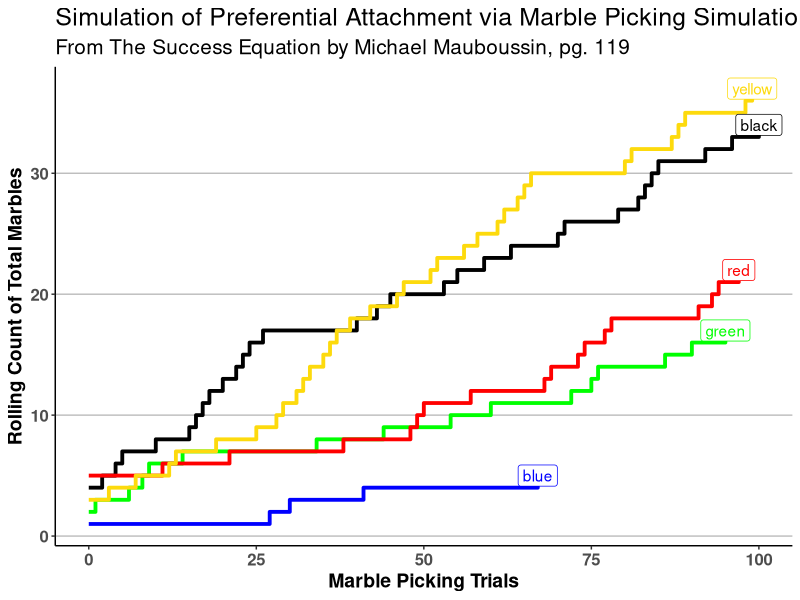

This chart was generated by the following R code:
## Simulation of preferential attachment
# from The Success Equation by Michael Mauboussin, pg. 119

### load tidyverse
library(tidyverse)

theme_set(theme_classic())

## Create the jar of marbles data
marbles <- c(
  rep("red", 5),
  rep("black", 4),
  rep("yellow", 3),
  rep("green", 2),
  rep("blue", 1)
)

table(marbles)
round(prop.table(table(marbles)), 2)

## Blind folded, you randomly select a marble from the jar. You then return that marble
# to the jar and add one of the same color

marble_picker <- sample(x = marbles,
       size = 1,
       replace = TRUE)

marble_picker

marbles_one_pick <- c(marbles, marble_picker)
table(marbles_one_pick)

## We now want to do this 100 times to see which marble ends up having the most in the jar

n_picks <- 100

jar <- c(
  rep("red", 5),
  rep("black", 4),
  rep("yellow", 3),
  rep("green", 2),
  rep("blue", 1)
)

for(i in 1:n_picks){
  
  pick <- sample(x = jar,
                 size = 1,
                 replace = TRUE)
  
  jar <- c(jar, pick)
  
}

jar

# how many of each marble?
table(jar)
round(prop.table(table(jar)), 2)

# create a data frame
marbles_df <- tibble(marbles = jar)

## get the rolling count of each marble after every trial
# First, summarize the count of the starting values
marbles_starting <- marbles_df %>%
  slice(1:15) %>%
  count(marbles) %>%
  rename(counter = n) %>%
  mutate(row_id = 0)

marbles_starting

## now add a counter for each of the 100 trials
marbles_trials <- marbles_df %>% 
  slice(16:n()) %>%
  group_by(marbles) %>%
  mutate(counter = row_number()) %>%
  ungroup() %>%
  mutate(row_id = 1:n())

## put the two data sets together and plot
marbles_starting %>%
  bind_rows(marbles_trials) %>%
  group_by(marbles) %>%
  mutate(roll_count = row_number()-1 + counter[1],
         final_label = case_when(row_id == max(row_id) ~ marbles)) %>%
  ggplot(aes(x = row_id, y = roll_count, color = marbles)) +
  geom_step(size = 1.3) +
  geom_label(aes(label = final_label)) +
  scale_color_manual(values = c("black" = "black",
                                "blue" = "blue",
                                "green" = "green",
                                "red" = "red",
                                "yellow" = "#FDDA0D")) +
  labs(x = "Marble Picking Trials",
       y = "Rolling Count of Total Marbles",
       title = "Simulation of Preferential Attachment via Marble Picking Simulation",
       subtitle = "From The Success Equation by Michael Mauboussin, pg. 119") +
  theme(axis.text = element_text(size = 12, face = "bold"),
        axis.title = element_text(size = 14, face = "bold"),
        plot.title = element_text(size = 18),
        plot.subtitle = element_text(size = 15),
        legend.position = "none",
        panel.grid.major.y = element_line(color = "grey"),
        panel.grid.marjor.x = NULL)
